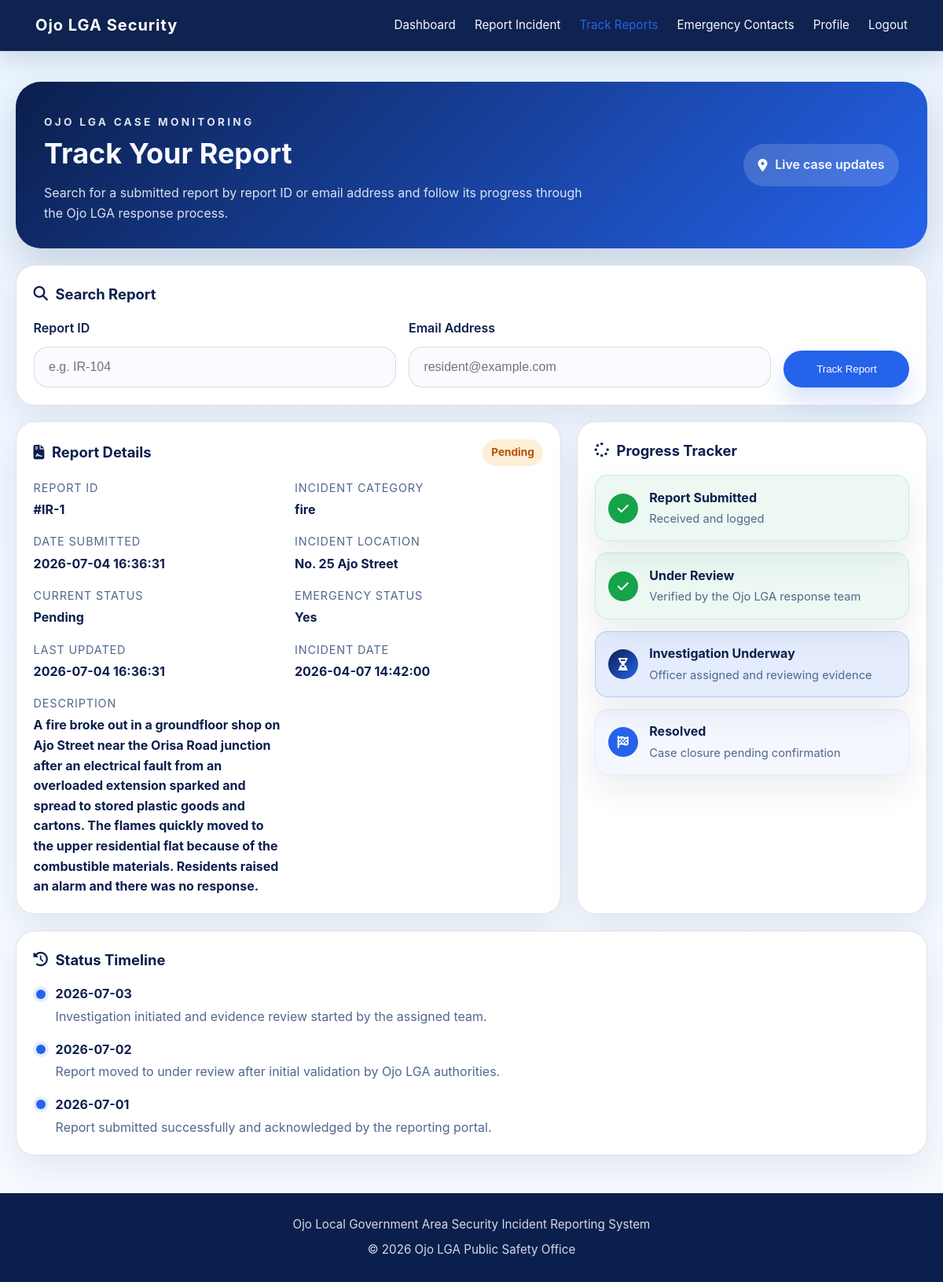
The page /pages/track.php (signed in) on the database its author committed.
### tables this page shows
CREATE TABLE `incident_reports` (
  `report_id` int(11) NOT NULL,
  `user_id` int(11) NOT NULL,
  `category` varchar(100) NOT NULL,
  `location` varchar(255) NOT NULL,
  `incident_date` datetime NOT NULL,
  `description` text NOT NULL,
  `evidence` varchar(255) DEFAULT NULL,
  `emergency` enum('Yes','No') DEFAULT 'No',
  `status` enum('Pending','Under Review','Resolved') DEFAULT 'Pending',
  `created_at` timestamp NOT NULL DEFAULT current_timestamp(),
  `updated_at` timestamp NOT NULL DEFAULT current_timestamp() ON UPDATE current_timestamp()
);

### pages/track.php (the view, shortened to what this page needs)
<?php
include '../config.php';
$userId = (int) $_SESSION['user_id'];
$reports = [];
$stmt = $conn->prepare('SELECT report_id, category, location, incident_date, description, emergency, status, created_at, updated_at FROM incident_reports WHERE user_id = ? ORDER BY created_at DESC');
if ($stmt) {
    $stmt->bind_param('i', $userId);
    $stmt->execute();
    $result = $stmt->get_result();
    while ($row = $result->fetch_assoc()) {
        $reports[] = $row;
    }
}
?>
<!DOCTYPE html>
<html lang="en">
<head>
    <link rel="stylesheet" href="https://cdnjs.cloudflare.com/ajax/libs/font-awesome/6.5.2/css/all.min.css">
    <link rel="stylesheet" href="../css/style.css">
</head>
<body class="track-page">
    <header class="site-header dashboard-header">
        <div class="container header-content">
            <a href="../index.html" class="logo">Ojo LGA Security</a>
            <nav class="main-nav" aria-label="Primary navigation">
                <ul class="nav-list">
                    <li class="nav-item"><a href="dashboard.html">Dashboard</a></li>
                    <li class="nav-item"><a href="report.html">Report Incident</a></li>
                    <li class="nav-item"><a href="track.html" class="active-nav">Track Reports</a></li>
                    <li class="nav-item"><a href="contact.html">Emergency Contacts</a></li>
                    <li class="nav-item"><a href="about.html">Profile</a></li>
                    <li class="nav-item"><a href="login.html">Logout</a></li>
                </ul>
            </nav>
        </div>
    </header>
    <main class="dashboard-shell track-shell">
        <section class="dashboard-hero track-hero" aria-labelledby="track-title">
            <div>
                <p class="eyebrow">Ojo LGA Case Monitoring</p>
                <h1 id="track-title">Track Your Report</h1>
                <p>Search for a submitted report by report ID or email address and follow its progress through the Ojo LGA response process.</p>
            </div>
            <div class="hero-badge">
                <i class="fa-solid fa-location-dot"></i>
                <span>Live case updates</span>
            </div>
        </section>
        <section class="track-search card" aria-labelledby="search-title">
            <div class="section-heading">
                <h2 id="search-title"><i class="fa-solid fa-magnifying-glass"></i> Search Report</h2>
            </div>
            <form class="track-form">
                <div class="form-group">
                    <label for="report-id">Report ID</label>
                    <input type="text" id="report-id" name="report-id" placeholder="e.g. IR-104">
                </div>
                <div class="form-group">
                    <label for="email">Email Address</label>
                    <input type="email" id="email" name="email" placeholder="resident@example.com">
                </div>
                <button type="button" class="button primary-button">Track Report</button>
            </form>
        </section>
        <section class="track-details-grid">
            <?php if (empty($reports)): ?>
                <article class="card report-card-detail" aria-labelledby="details-title">
                    <div class="section-heading">
                        <h2 id="details-title"><i class="fa-solid fa-file-contract"></i> Report Details</h2>
                    </div>
                    <p>You have not submitted any report yet.</p>
                </article>
            <?php else: ?>
                <?php foreach ($reports as $report): ?>
                    <article class="card report-card-detail" aria-labelledby="details-title-<?php echo (int) $report['report_id']; ?>">
                        <div class="section-heading">
                            <h2 id="details-title-<?php echo (int) $report['report_id']; ?>"><i class="fa-solid fa-file-contract"></i> Report Details</h2>
                            <span class="status-badge <?php echo strcasecmp($report['status'], 'Resolved') === 0 ? 'resolved' : (strcasecmp($report['status'], 'Pending') === 0 ? 'pending' : 'in-progress'); ?>"><?php echo htmlspecialchars($report['status']); ?></span>
                        </div>
                        <div class="details-grid">
                            <div>
                                <p class="detail-label">Report ID</p>
                                <p class="detail-value">#IR-<?php echo (int) $report['report_id']; ?></p>
                            </div>
                            <div>
                                <p class="detail-label">Incident Category</p>
                                <p class="detail-value"><?php echo htmlspecialchars($report['category']); ?></p>
                            </div>
                            <div>
                                <p class="detail-label">Date Submitted</p>
                                <p class="detail-value"><?php echo htmlspecialchars($report['created_at']); ?></p>
                            </div>
                            <div>
                                <p class="detail-label">Incident Location</p>
                                <p class="detail-value"><?php echo htmlspecialchars($report['location']); ?></p>
                            </div>
                            <div>
                                <p class="detail-label">Current Status</p>
                                <p class="detail-value"><?php echo htmlspecialchars($report['status']); ?></p>
                            </div>
                            <div>
                                <p class="detail-label">Emergency Status</p>
                                <p class="detail-value"><?php echo htmlspecialchars(strcasecmp($report['emergency'], 'yes') === 0 ? 'Yes' : 'No'); ?></p>
                            </div>
                            <div>
                                <p class="detail-label">Last Updated</p>
                                <p class="detail-value"><?php echo htmlspecialchars($report['updated_at']); ?></p>
                            </div>
                            <div>
                                <p class="detail-label">Incident Date</p>
                                <p class="detail-value"><?php echo htmlspecialchars($report['incident_date']); ?></p>
                            </div>
                            <div>
                                <p class="detail-label">Description</p>
                                <p class="detail-value"><?php echo htmlspecialchars($report['description']); ?></p>
                            </div>
                        </div>
                    </article>
                <?php endforeach; ?>
            <?php endif; ?>
            <?php if (!empty($reports)): ?>
                <article class="card progress-card" aria-labelledby="progress-title">
                    <div class="section-heading">
                        <h2 id="progress-title"><i class="fa-solid fa-spinner"></i> Progress Tracker</h2>
                    </div>
                    <div class="progress-steps">
                        <div class="step-item completed">
                            <span class="step-icon"><i class="fa-solid fa-check"></i></span>
                            <div>
                                <strong>Report Submitted</strong>
                                <p>Received and logged</p>
                            </div>
                        </div>
                        <div class="step-item completed">
                            <span class="step-icon"><i class="fa-solid fa-check"></i></span>
                            <div>
                                <strong>Under Review</strong>
                                <p>Verified by the Ojo LGA response team</p>
                            </div>
                        </div>
                        <div class="step-item active">
                            <span class="step-icon"><i class="fa-solid fa-hourglass-half"></i></span>
                            <div>
                                <strong>Investigation Underway</strong>
                                <p>Officer assigned and reviewing evidence</p>
                            </div>
                        </div>
                        <div class="step-item">
                            <span class="step-icon"><i class="fa-solid fa-flag-checkered"></i></span>
                            <div>
                                <strong>Resolved</strong>
                                <p>Case closure pending confirmation</p>
                            </div>
                        </div>
                    </div>
                </article>
            <?php endif; ?>
        </section>
        <section class="card timeline-card" aria-labelledby="timeline-title">
            <div class="section-heading">
                <h2 id="timeline-title"><i class="fa-solid fa-clock-rotate-left"></i> Status Timeline</h2>
            </div>
            <ul class="timeline">
                <li>
                    <div class="timeline-dot"></div>
                    <div>
                        <strong>2026-07-03</strong>
                        <p>Investigation initiated and evidence review started by the assigned team.</p>
                    </div>
                </li>
                <li>
                    <div class="timeline-dot"></div>
                    <div>
                        <strong>2026-07-02</strong>
                        <p>Report moved to under review after initial validation by Ojo LGA authorities.</p>
                    </div>
                </li>
                <li>
                    <div class="timeline-dot"></div>
                    <div>
                        <strong>2026-07-01</strong>
                        <p>Report submitted successfully and acknowledged by the reporting portal.</p>
                    </div>
                </li>
            </ul>
        </section>
    </main>
    <footer class="site-footer dashboard-footer">
        <div class="container footer-content">
            <p>Ojo Local Government Area Security Incident Reporting System</p>
            <p>© 2026 Ojo LGA Public Safety Office</p>
        </div>
    </footer>
</body>
</html>

### rows shown on the page
incident_reports: status "Pending", report_id "1", category "fire", created_at "2026-07-04 16:36:31", location "No. 25 Ajo Street", emergency "Yes", updated_at "2026-07-04 16:36:31", incident_date "2026-04-07 14:42:00", description "A fire broke out in a groundfloor shop on Ajo Street near the Orisa Road junction after an electrical fault from an overloaded extension sparked and spread to stored plastic goods and cartons. The flames quickly moved to the upper residential flat because of the combustible materials. Residents raised an alarm and there was no response."
